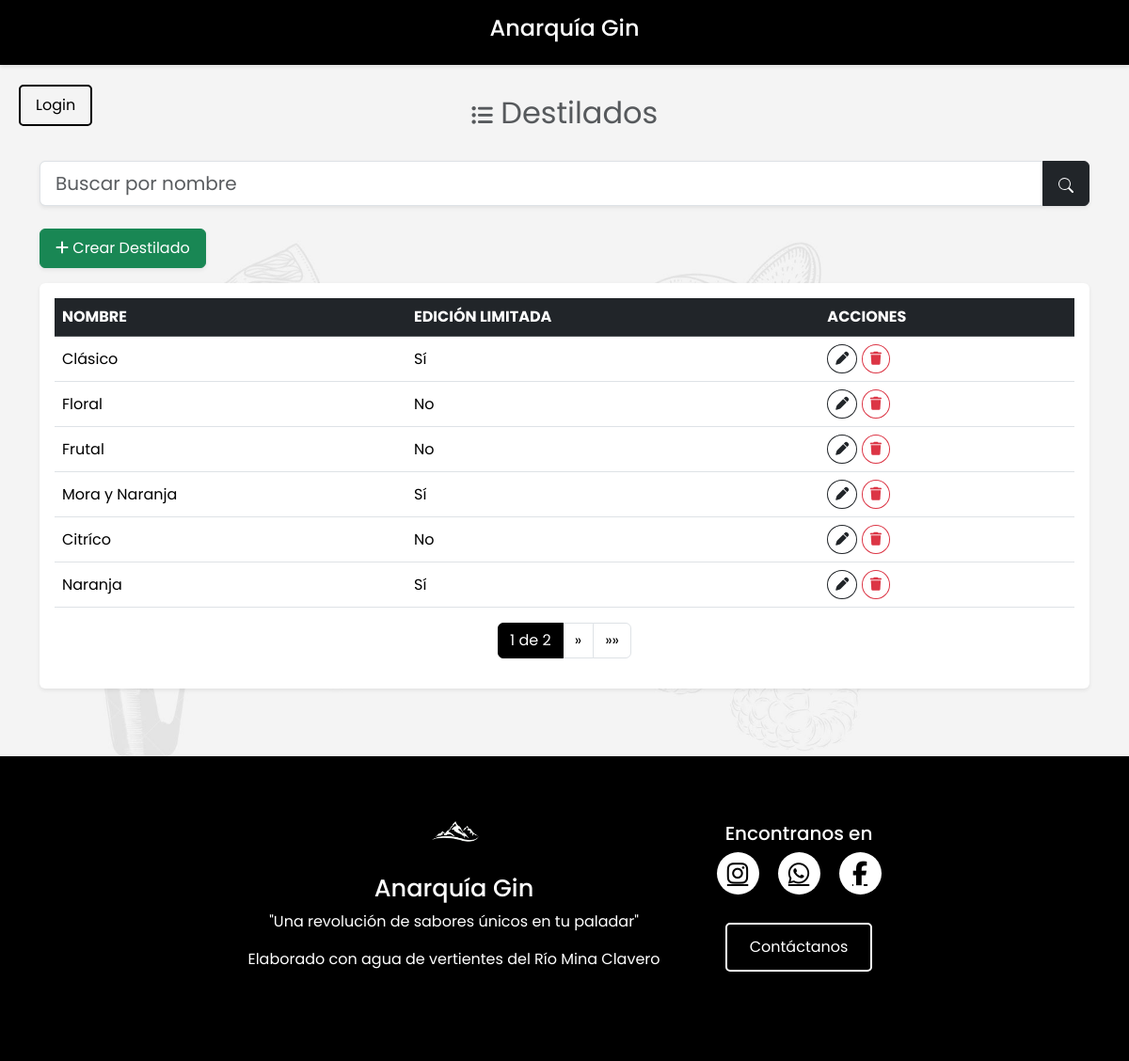
Before: /destilados/destiladosLista/ with the older database file.
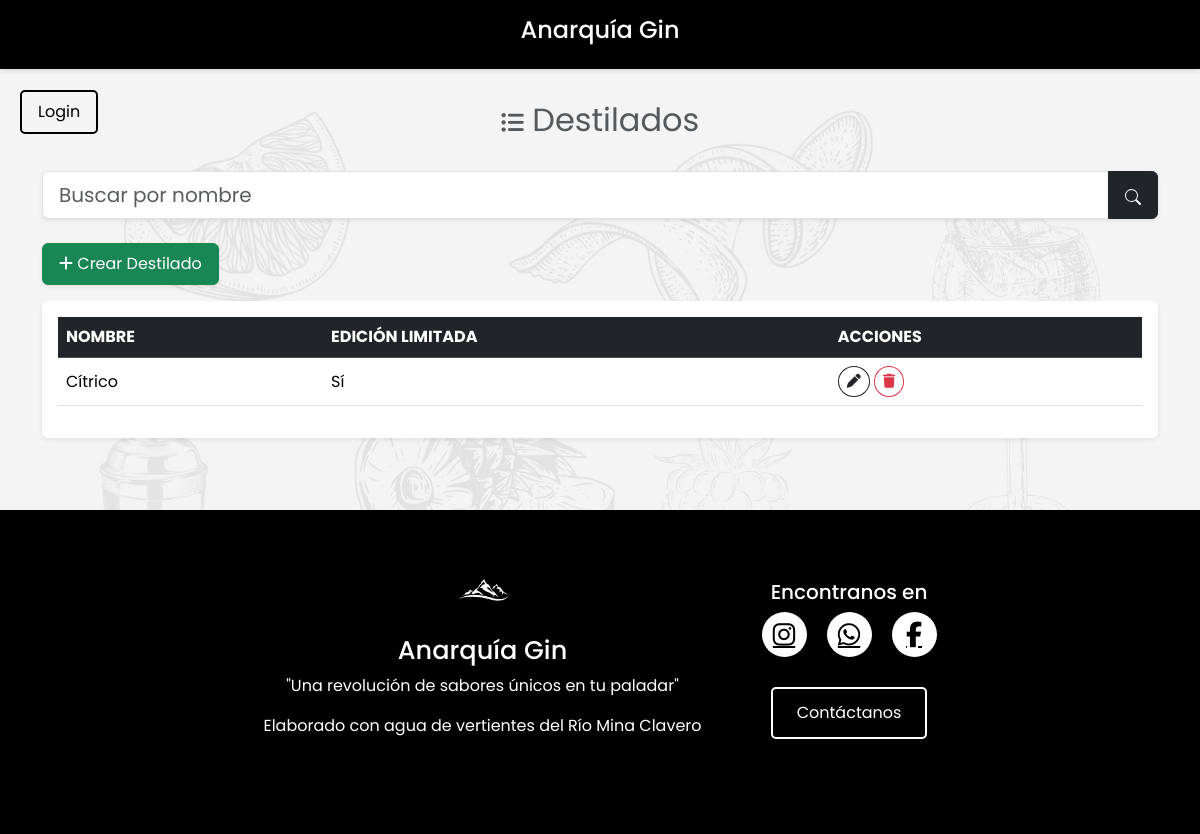
After: the same page with the newer database file.
### controlstock/models.py (models this page shows, shortened)
class Destilado(models.Model):
    nombre = models.CharField(max_length=30)
    edicionlimitada =  models.BooleanField(default=False)

### controlstock/views.py (the view)
# urls.py: path('destilados/destiladosLista/', DestiladosLista.as_view(), name='destiladosLista'),
class DestiladosLista(ListView):
    model = Destilado
    template_name = "destilados/destiladosLista.html"
    context_object_name = "destilados"
    paginate_by = 6
    def get_queryset(self): #queryset= conjunto de consultas de ListView
        queryset = super().get_queryset()
        query = self.request.GET.get('q')
        if query:
            queryset = queryset.filter(Q(nombre__icontains=query))
        return queryset
    def get_context_data(self, **kwargs):
        context = super().get_context_data(**kwargs)
        context['query'] = self.request.GET.get('q', '')
        return context

### Anarquia/templates/destilados/destiladosLista.html (shortened to what the changed rows need)
{% extends "base.html" %}
{% load static %}
{% block content %}
<link rel="stylesheet" type="text/css" href="{% static 'css/styles.css' %}">
    <div class="container mt-4">
        <div class="table-responsive shadow-sm rounded p-3 bg-white mb-4">
            <table class="table table-hover align-middle">
                <thead class="table-dark text-uppercase">
                    <tr>
                        <th>Nombre</th>
                        <th>Edición Limitada</th>
                        <th>Acciones</th>
                    </tr>
                </thead>
                <tbody>
                    {% for destilado in destilados %}
                    <tr>
                        <td>{{ destilado.nombre }}</td>
                        <td>{{ destilado.edicionlimitada|yesno:"Sí,No" }}</td>
                        <td>
                            <a href="{% url 'destiladoEditar' destilado.id %}" class="btn btn-outline-dark btn-sm rounded-circle">
                                <i class="fa-solid fa-pen"></i>
                            </a>
                            <form action="{% url 'destiladoEliminar' destilado.id %}" method="post" style="display:inline;">
                                <button type="submit" class="btn btn-outline-danger btn-sm rounded-circle delete-btn"
                                        onclick="return confirm('¿Estás seguro de que deseas eliminar este destilado?');">
                                    <i class="fa-solid fa-trash"></i>
                                </button>
                            </form>
                        </td>
                    </tr>
                    {% endfor %}
                </tbody>
            </table>
            {% if page_obj.paginator.num_pages > 1 %}
            <nav aria-label="Paginación">
                <ul class="pagination justify-content-center">
                    <li class="page-item active">
                        <span class="page-link bg-black text-white border-black">
                            {{ page_obj.number }} de {{ page_obj.paginator.num_pages }}
                        </span>
                    </li>
                    {% if page_obj.has_next %}
                        <li class="page-item">
                            <a class="page-link text-black" href="?page={{ page_obj.next_page_number }}" aria-label="Siguiente">
                                <span aria-hidden="true">&raquo;</span>
                            </a>
                        </li>
                        <li class="page-item">
                            <a class="page-link text-black" href="?page={{ page_obj.paginator.num_pages }}" aria-label="Última">
                                <span aria-hidden="true">&raquo;&raquo;</span>
                            </a>
                        </li>
                    {% endif %}
                </ul>
            </nav>
            {% endif %}
        </div>
    </div>
{% endblock %}

Changed rows visible on the page:
removed Destilado: nombre "Floral", edicionlimitada "No"
removed Destilado: nombre "Frutal", edicionlimitada "No"
removed Destilado: nombre "Mora y Naranja", edicionlimitada "Sí"
removed Destilado: nombre "Citríco", edicionlimitada "No"
removed Destilado: nombre "Naranja", edicionlimitada "Sí"
changed Destilado "Sí": nombre "Clásico" → "Cítrico"
Other visible differences:
{{ page_obj.number }}: "1" → (not shown)
{{ page_obj.paginator.num_pages }}: "2" → (not shown)
text no longer shown: "de » »»"
